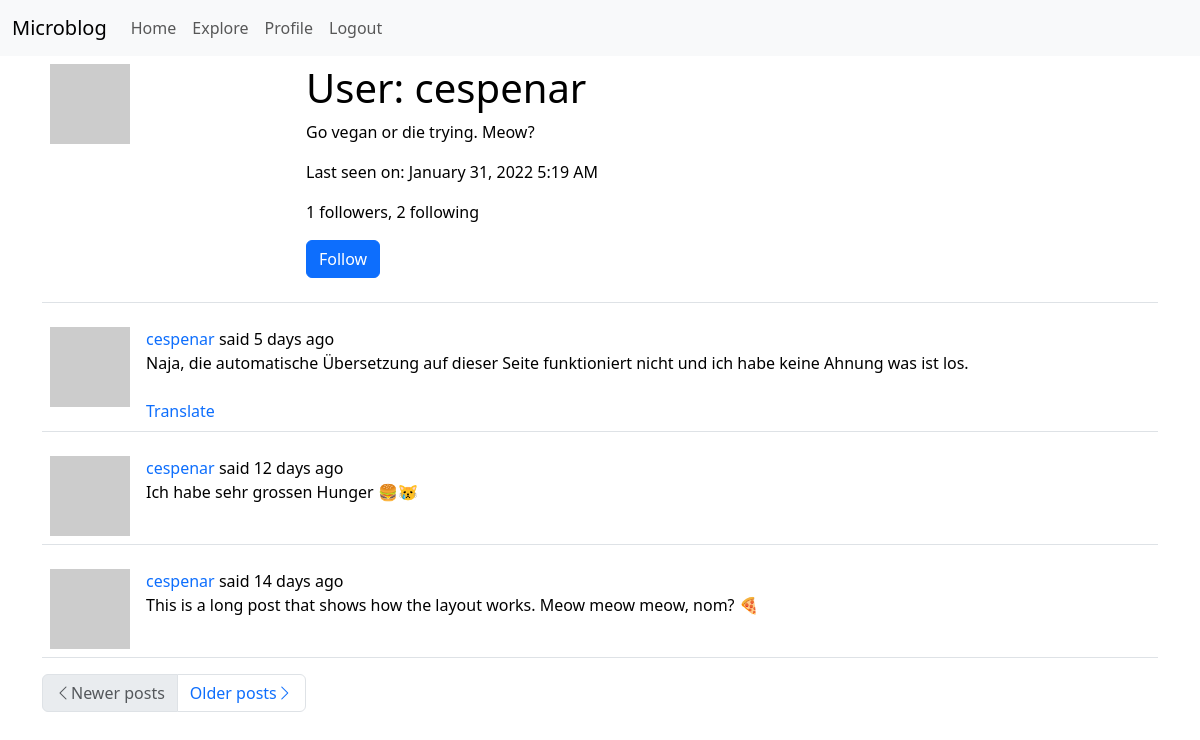
The app's page /user/cespenar (signed in) with its own data.
### app/models.py (models this page shows, shortened)
class User(UserMixin, db.Model):
    id = db.Column(db.Integer, primary_key=True)
    username = db.Column(db.String(64), index=True, unique=True)
    email = db.Column(db.String(120), index=True, unique=True)
    password_hash = db.Column(db.String(128))
    posts = db.relationship('Post', backref='author', lazy='dynamic')
    about_me = db.Column(db.String(140))
    last_seen = db.Column(db.DateTime, default=datetime.utcnow)
    followed = db.relationship(
        'User',
        secondary=followers,
        primaryjoin=(followers.c.follower_id == id),
        secondaryjoin=(followers.c.followed_id == id),
        backref=db.backref('followers', lazy='dynamic'),
        lazy='dynamic'
    )
    def avatar(self, size):
        digest = md5(self.email.lower().encode('utf-8')).hexdigest()
        return f'https://www.gravatar.com/avatar/{digest}?d=identicon&s={size}'
    def is_following(self, user):
        return self.followed.filter(
            followers.c.followed_id == user.id).count() > 0

class Post(db.Model):
    id = db.Column(db.Integer, primary_key=True)
    body = db.Column(db.String(140))
    timestamp = db.Column(db.DateTime, index=True, default=datetime.utcnow)
    user_id = db.Column(db.Integer, db.ForeignKey('user.id'))
    language = db.Column(db.String(5))

### app/routes.py (the view)
@app.route('/user/<username>')
@login_required
def user(username):
    user = User.query.filter_by(username=username).first_or_404()
    page = request.args.get('page', 1, type=int)
    posts = user.posts.order_by(Post.timestamp.desc()).paginate(
        page, app.config['POSTS_PER_PAGE'], False)
    next_url = url_for('user', username=user.username,
                       page=posts.next_num) if posts.has_next else None
    prev_url = url_for('user', username=user.username,
                       page=posts.prev_num) if posts.has_prev else None
    form = EmptyForm()
    return render_template('user.html', user=user, posts=posts.items,
                           next_url=next_url, prev_url=prev_url, form=form)

### app/forms.py
class EmptyForm(FlaskForm):
    submit = SubmitField(_l('Submit'))

### app/models.py (called while the page is built)
@login.user_loader
def load_user(id):
    return User.query.get(int(id))

### app/routes.py (called while the page is built)
@app.before_request
def before_request():
    if current_user.is_authenticated:
        current_user.last_seen = datetime.utcnow()
        db.session.commit()
        g.locale = str(get_locale())

### app/templates/user.html (shortened to what this page needs)
{% extends "base.html" %}
{% block app_content %}
    <table class="table table-hover">
        <tr>
            <td style="width: 256px"><img src="{{ user.avatar(256) }}"
                                          alt="User avatar"></td>
            <td>
                <h1>{{ _('User') }}: {{ user.username }}</h1>
                {% if user.about_me %}<p>{{ user.about_me }}</p>{% endif %}
                {% if user.last_seen %}
                    <p>
                        {{ _('Last seen on') }}: {{ moment(user.last_seen).format('LLL') }}
                    </p>
                {% endif %}
                <p>
                    {{ _('%(count)d followers', count=user.followers.count()) }}, {{ _('%(count)d following', count=user.followed.count()) }}
                </p>
                {% if user == current_user %}
                    <p>
                        <a href="{{ url_for('edit_profile') }}">
                            {{ _('Edit your profile') }}
                        </a>
                    </p>
                {% elif not current_user.is_following(user) %}
                    <p>
                    <form action="{{ url_for('follow', username=user.username) }}"
                          method="post">
                        {{ form.submit(value=_('Follow'), class_='btn btn-primary') }}
                    </form>
                    </p>
                {% endif %}
            </td>
        </tr>
    </table>
    {% for post in posts %}
        {% include "_post.html" %}
    {% endfor %}
    <nav aria-label="...">
        <ul class="pagination">
            <li class="page-item{% if not prev_url %} disabled{% endif %}">
                <a class="page-link" href="{{ prev_url or '#' }}"
                   aria-label="Previous">
                    <span class="bi-chevron-left"
                          aria-hidden="true"></span>{{ _('Newer posts') }}
                </a>
            </li>
            <li class="page-item{% if not next_url %} disabled{% endif %}">
                <a class="page-link" href="{{ next_url or '#' }}"
                   aria-label="Next">
                    {{ _('Older posts') }}<span class="bi-chevron-right"
                                                aria-hidden="true"></span>
                </a>
            </li>
        </ul>
    </nav>
{% endblock %}

### app/templates/_post.html (shortened to what this page needs)
<table class="table table-hover">
    <tr>
        <td style="width: 70px">
            <a href="{{ url_for('user', username=post.author.username) }}">
                <img src="{{ post.author.avatar(70) }}" alt="User avatar">
            </a>
        </td>
        <td>
            {{ _('%(username)s said %(when)s',
                username=user_link, when=moment(post.timestamp).fromNow()) }}
            <br>
            <span id="post{{ post.id }}">{{ post.body }}</span>
            {% if post.language and post.language != g.locale %}
                <br><br>
                <span id="translation{{ post.id }}">
                    <a href="javascript:translate(
                            '#post{{ post.id }}',
                            '#translation{{ post.id }}',
                            '{{ post.language }}',
                            '{{ g.locale }}');">
                        {{ _('Translate') }}
                    </a>
                </span>
            {% endif %}
        </td>
    </tr>
</table>

### app/templates/base.html (style rules this page uses)
a { text-decoration: none; }

### records on screen
User: username "cespenar", about_me "Go vegan or die trying. Meow?", last_seen "January 31, 2022 5:19 AM"
Post: body "Naja, die automatische Übersetzung auf dieser Seite funktioniert nicht und ich habe keine Ahnung was ist los."
Post: body "Ich habe sehr grossen Hunger 🍔😿"
Post: body "This is a long post that shows how the layout works. Meow meow meow, nom? 🍕"
